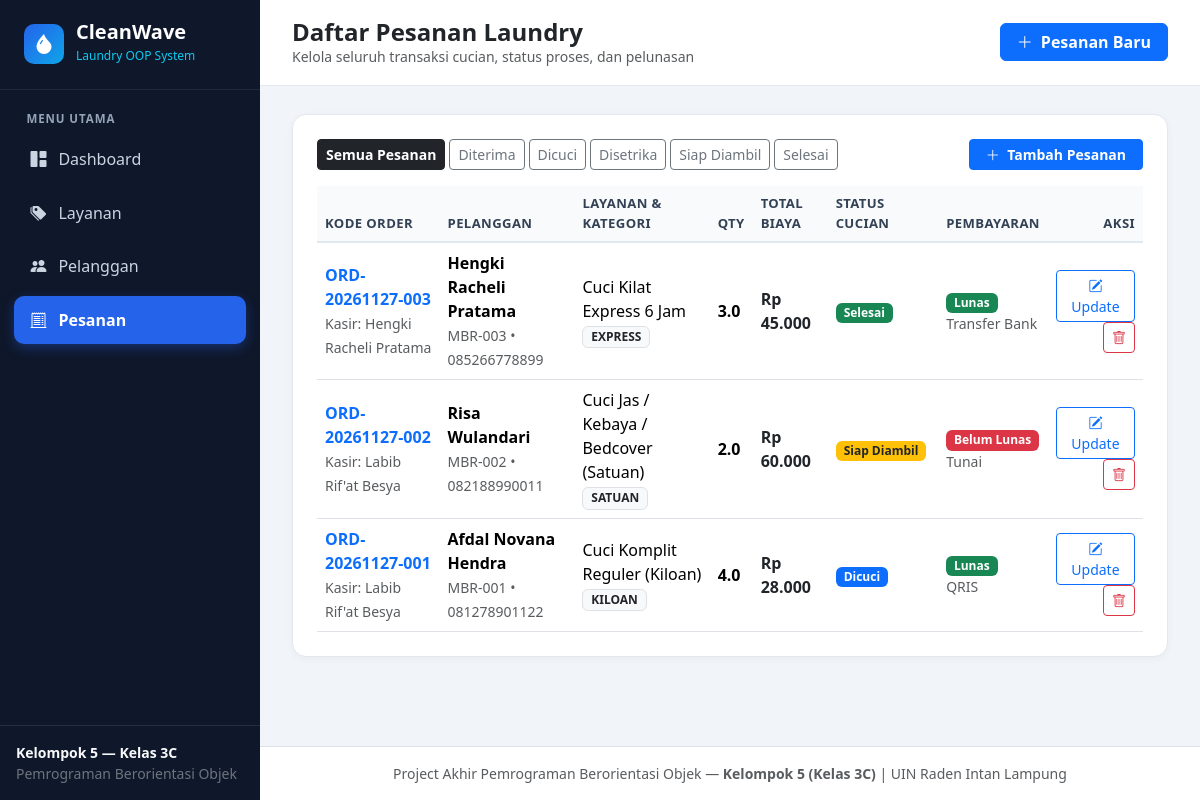
Page /index.php?page=orders on the committed database.
### tables this page shows
CREATE TABLE IF NOT EXISTS orders (
    id INT AUTO_INCREMENT PRIMARY KEY,
    order_code VARCHAR(25) NOT NULL UNIQUE,
    customer_id INT NOT NULL,
    staff_id INT NOT NULL,
    status ENUM('Diterima', 'Dicuci', 'Disetrika', 'Siap Diambil', 'Selesai') DEFAULT 'Diterima',
    total_amount DECIMAL(12,2) NOT NULL DEFAULT 0.00,
    notes TEXT,
    order_date DATETIME DEFAULT CURRENT_TIMESTAMP,
    FOREIGN KEY (customer_id) REFERENCES customers(id) ON DELETE RESTRICT,
    FOREIGN KEY (staff_id) REFERENCES staff(id) ON DELETE RESTRICT
);

CREATE TABLE IF NOT EXISTS staff (
    id INT AUTO_INCREMENT PRIMARY KEY,
    staff_code VARCHAR(20) NOT NULL UNIQUE,
    name VARCHAR(100) NOT NULL,
    phone VARCHAR(20) NOT NULL,
    address TEXT NOT NULL,
    position VARCHAR(50) NOT NULL,
    shift VARCHAR(30) NOT NULL
);

CREATE TABLE IF NOT EXISTS customers (
    id INT AUTO_INCREMENT PRIMARY KEY,
    member_code VARCHAR(20) NOT NULL UNIQUE,
    name VARCHAR(100) NOT NULL,
    phone VARCHAR(20) NOT NULL,
    address TEXT NOT NULL,
    loyalty_points INT DEFAULT 0,
    created_at TIMESTAMP DEFAULT CURRENT_TIMESTAMP
);

CREATE TABLE IF NOT EXISTS services (
    id INT AUTO_INCREMENT PRIMARY KEY,
    service_code VARCHAR(20) NOT NULL UNIQUE,
    service_name VARCHAR(100) NOT NULL,
    service_type ENUM('kiloan', 'satuan', 'express') NOT NULL,
    base_price DECIMAL(10,2) NOT NULL,
    extra_info VARCHAR(150) DEFAULT NULL
);

CREATE TABLE IF NOT EXISTS order_items (
    id INT AUTO_INCREMENT PRIMARY KEY,
    order_id INT NOT NULL,
    service_id INT NOT NULL,
    quantity DECIMAL(8,2) NOT NULL,
    subtotal DECIMAL(12,2) NOT NULL,
    item_notes VARCHAR(255) DEFAULT NULL,
    FOREIGN KEY (order_id) REFERENCES orders(id) ON DELETE CASCADE,
    FOREIGN KEY (service_id) REFERENCES services(id) ON DELETE RESTRICT
);

CREATE TABLE IF NOT EXISTS payments (
    id INT AUTO_INCREMENT PRIMARY KEY,
    payment_code VARCHAR(25) NOT NULL UNIQUE,
    order_id INT NOT NULL UNIQUE,
    amount_paid DECIMAL(12,2) NOT NULL,
    payment_method ENUM('Tunai', 'QRIS', 'Transfer Bank') DEFAULT 'Tunai',
    payment_status ENUM('Belum Lunas', 'Lunas') DEFAULT 'Belum Lunas',
    paid_at DATETIME NULL,
    FOREIGN KEY (order_id) REFERENCES orders(id) ON DELETE CASCADE
);

### config/Database.php (called while the page is built, shortened)
<?php
class Database {
    private static ?Database $instance = null;
    private PDO $connection;
    private string $host = '127.0.0.1';
    private string $dbName = 'db_laundry_oop';
    private string $username = 'root';
    private string $password = '';
    private function __construct() {
        try {
            $dsn = "mysql:host={$this->host};dbname={$this->dbName};charset=utf8mb4";
            $this->connection = new PDO($dsn, $this->username, $this->password, [
                PDO::ATTR_ERRMODE => PDO::ERRMODE_EXCEPTION,
                PDO::ATTR_DEFAULT_FETCH_MODE => PDO::FETCH_ASSOC,
                PDO::ATTR_EMULATE_PREPARES => false,
            ]);
        } catch (PDOException $e) {
            throw new DatabaseConnectionException(
                "Gagal terhubung ke database MySQL: " . $e->getMessage(),
                (string)$e->getCode()
            );
        }
    }
    public static function getInstance(): Database {
        if (self::$instance === null) {
            self::$instance = new self();
        }
        return self::$instance;
    }
    public function getConnection(): PDO {
        return $this->connection;
    }
}

### controllers/OrderController.php (called while the page is built, shortened)
<?php
class OrderController {
    private PDO $db;
    public function __construct() {
        $this->db = Database::getInstance()->getConnection();
    }
    public function index(?string $statusFilter = null): array {
        $sql = "SELECT o.*, c.name AS customer_name, c.phone AS customer_phone, c.member_code,
                       s.name AS staff_name, p.payment_status, p.payment_method,
                       srv.service_name, srv.service_type, oi.quantity
                FROM orders o
                JOIN customers c ON o.customer_id = c.id
                JOIN staff s ON o.staff_id = s.id
                LEFT JOIN payments p ON p.order_id = o.id
                LEFT JOIN order_items oi ON oi.order_id = o.id
                LEFT JOIN services srv ON oi.service_id = srv.id";
        $params = [];
        $sql .= " ORDER BY o.id DESC";
        $stmt = $this->db->prepare($sql);
        $stmt->execute($params);
        return $stmt->fetchAll();
    }
}

### views/orders/index.php (the view)
<?php require __DIR__ . '/../layouts/header.php'; ?>
<?php
$activeStatus = $_GET['status'] ?? '';
$filterTabs = ['', 'Diterima', 'Dicuci', 'Disetrika', 'Siap Diambil', 'Selesai'];
?>
<div class="card-clean p-4">
    <div class="d-flex flex-wrap justify-content-between align-items-center gap-3 mb-3">
        <div class="d-flex flex-wrap gap-1">
            <?php foreach ($filterTabs as $tab): ?>
                <?php $label = $tab === '' ? 'Semua Pesanan' : $tab; ?>
                <a href="index.php?page=orders<?= $tab !== '' ? '&status=' . urlencode($tab) : '' ?>"
                   class="btn btn-sm <?= ($activeStatus === $tab) ? 'btn-dark fw-semibold' : 'btn-outline-secondary' ?>">
                    <?= htmlspecialchars($label) ?>
                </a>
            <?php endforeach; ?>
        </div>
        <a href="index.php?page=create" class="btn btn-primary btn-sm fw-semibold px-3">
            <i class="bi bi-plus-lg me-1"></i> Tambah Pesanan
        </a>
    </div>
    <div class="table-responsive">
        <table class="table table-hover align-middle mb-0">
            <thead>
                <tr>
                    <th>Kode Order</th>
                    <th>Pelanggan</th>
                    <th>Layanan & Kategori</th>
                    <th>Qty</th>
                    <th>Total Biaya</th>
                    <th>Status Cucian</th>
                    <th>Pembayaran</th>
                    <th class="text-end">Aksi</th>
                </tr>
            </thead>
            <tbody>
            <?php if (empty($orders)): ?>
                <tr><td colspan="8" class="text-center text-muted py-4">Tidak ada data pesanan untuk filter ini.</td></tr>
            <?php else: ?>
                <?php foreach ($orders as $row): ?>
                <tr>
                    <td>
                        <div class="fw-bold text-primary"><?= htmlspecialchars($row['order_code']) ?></div>
                        <small class="text-muted">Kasir: <?= htmlspecialchars($row['staff_name']) ?></small>
                    </td>
                    <td>
                        <div class="fw-semibold"><?= htmlspecialchars($row['customer_name']) ?></div>
                        <small class="text-muted"><?= htmlspecialchars($row['member_code']) ?> • <?= htmlspecialchars($row['customer_phone']) ?></small>
                    </td>
                    <td>
                        <div class="fw-medium"><?= htmlspecialchars($row['service_name'] ?? '-') ?></div>
                        <span class="badge bg-light text-dark border"><?= strtoupper(htmlspecialchars($row['service_type'] ?? '')) ?></span>
                    </td>
                    <td class="fw-semibold"><?= number_format((float)$row['quantity'], 1) ?></td>
                    <td class="fw-bold text-dark">Rp <?= number_format((float)$row['total_amount'], 0, ',', '.') ?></td>
                    <td>
                        <?php
                        $badge = match($row['status']) {
                            'Diterima'     => 'bg-secondary',
                            'Dicuci'       => 'bg-primary',
                            'Disetrika'    => 'bg-info text-dark',
                            'Siap Diambil' => 'bg-warning text-dark',
                            'Selesai'      => 'bg-success',
                            default        => 'bg-dark'
                        };
                        ?>
                        <span class="badge <?= $badge ?> px-2 py-1"><?= htmlspecialchars($row['status']) ?></span>
                    </td>
                    <td>
                        <span class="badge <?= ($row['payment_status'] === 'Lunas') ? 'bg-success' : 'bg-danger' ?>">
                            <?= htmlspecialchars($row['payment_status'] ?? 'Belum Lunas') ?>
                        </span>
                        <div class="small text-muted"><?= htmlspecialchars($row['payment_method'] ?? '-') ?></div>
                    </td>
                    <td class="text-end">
                        <a href="index.php?page=edit&id=<?= (int)$row['id'] ?>" class="btn btn-sm btn-outline-primary">
                            <i class="bi bi-pencil-square"></i> Update
                        </a>
                        <a href="index.php?page=delete&id=<?= (int)$row['id'] ?>" class="btn btn-sm btn-outline-danger"
                           onclick="return confirm('Yakin ingin menghapus pesanan ini?')">
                            <i class="bi bi-trash"></i>
                        </a>
                    </td>
                </tr>
                <?php endforeach; ?>
            <?php endif; ?>
            </tbody>
        </table>
    </div>
</div>
<?php require __DIR__ . '/../layouts/footer.php'; ?>

### views/layouts/header.php (style rules this page uses)
:root { --sidebar-bg: #0f172a; --sidebar-hover: #1e293b; --primary-accent: #2563eb; --bg-canvas: #f1f5f9; }
body { background-color: var(--bg-canvas); font-family: 'Segoe UI', system-ui, -apple-system, sans-serif; color: #0f172a; min-height: 100vh; display: flex; }
.card-clean { background: #ffffff; border: 1px solid #e2e8f0; border-radius: 14px; box-shadow: 0 2px 8px rgba(15, 23, 42, 0.04); }
.table thead th { background-color: #f8fafc; color: #334155; font-weight: 700; font-size: 0.82rem; text-transform: uppercase; letter-spacing: 0.03em; border-bottom: 2px solid #e2e8f0; }

### rows in the picture
orders: order_code "ORD-20261127-003", staff.name "Hengki Racheli Pratama", customer.name "Hengki Racheli Pratama", customer.member_code "MBR-003", customer.phone "085266778899", services.service_name "Cuci Kilat Express 6 Jam", services.service_type "EXPRESS", order_items.quantity "3.0", total_amount "45.000", status "Selesai", payments.payment_status "Lunas", payments.payment_method "Transfer Bank"
orders: order_code "ORD-20261127-002", staff.name "Labib Rif'at Besya", customer.name "Risa Wulandari", customer.member_code "MBR-002", customer.phone "082188990011", services.service_name "Cuci Jas / Kebaya / Bedcover (Satuan)", services.service_type "SATUAN", order_items.quantity "2.0", total_amount "60.000", status "Siap Diambil", payments.payment_status "Belum Lunas", payments.payment_method "Tunai"
orders: order_code "ORD-20261127-001", staff.name "Labib Rif'at Besya", customer.name "Afdal Novana Hendra", customer.member_code "MBR-001", customer.phone "081278901122", services.service_name "Cuci Komplit Reguler (Kiloan)", services.service_type "KILOAN", order_items.quantity "4.0", total_amount "28.000", status "Dicuci", payments.payment_status "Lunas", payments.payment_method "QRIS"

### other values in the picture
$activeTitle "Daftar Pesanan Laundry"
$activeSubtitle "Kelola seluruh transaksi cucian, status proses, dan pelunasan"
$label "Semua Pesanan"
$label "Diterima"
$label "Dicuci"
$label "Disetrika"
$label "Siap Diambil"
$label "Selesai"
